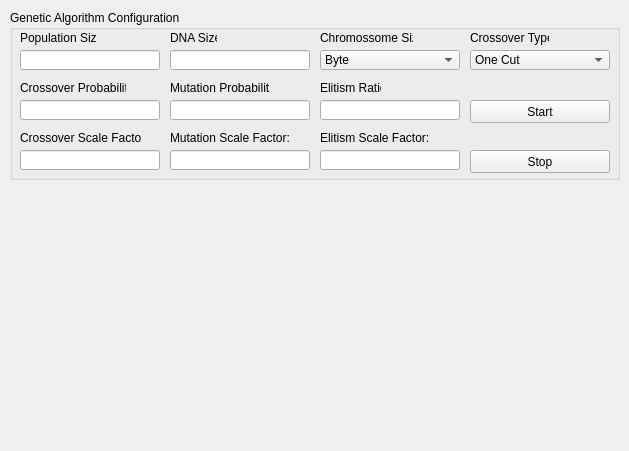
<?xml version="1.0" encoding="UTF-8"?>
<ui version="4.0">
 <class>MainWindow</class>
 <widget class="QMainWindow" name="MainWindow">
  <property name="geometry">
   <rect>
    <x>0</x>
    <y>0</y>
    <width>629</width>
    <height>451</height>
   </rect>
  </property>
  <property name="sizePolicy">
   <sizepolicy hsizetype="Preferred" vsizetype="Preferred">
    <horstretch>0</horstretch>
    <verstretch>0</verstretch>
   </sizepolicy>
  </property>
  <property name="windowTitle">
   <string>MainWindow</string>
  </property>
  <widget class="QWidget" name="centralWidget">
   <widget class="QGroupBox" name="groupBox">
    <property name="geometry">
     <rect>
      <x>10</x>
      <y>10</y>
      <width>610</width>
      <height>170</height>
     </rect>
    </property>
    <property name="title">
     <string>Genetic Algorithm Configuration</string>
    </property>
    <widget class="QLineEdit" name="edPopSize">
     <property name="geometry">
      <rect>
       <x>10</x>
       <y>40</y>
       <width>140</width>
       <height>20</height>
      </rect>
     </property>
    </widget>
    <widget class="QLabel" name="label">
     <property name="geometry">
      <rect>
       <x>10</x>
       <y>20</y>
       <width>76</width>
       <height>16</height>
      </rect>
     </property>
     <property name="text">
      <string>Population Size:</string>
     </property>
    </widget>
    <widget class="QLineEdit" name="edDNASize">
     <property name="geometry">
      <rect>
       <x>160</x>
       <y>40</y>
       <width>140</width>
       <height>20</height>
      </rect>
     </property>
    </widget>
    <widget class="QLabel" name="label_2">
     <property name="geometry">
      <rect>
       <x>160</x>
       <y>20</y>
       <width>47</width>
       <height>16</height>
      </rect>
     </property>
     <property name="text">
      <string>DNA Size:</string>
     </property>
    </widget>
    <widget class="QLineEdit" name="edCrossProb">
     <property name="geometry">
      <rect>
       <x>10</x>
       <y>90</y>
       <width>140</width>
       <height>20</height>
      </rect>
     </property>
    </widget>
    <widget class="QLineEdit" name="edMutProb">
     <property name="geometry">
      <rect>
       <x>160</x>
       <y>90</y>
       <width>140</width>
       <height>20</height>
      </rect>
     </property>
    </widget>
    <widget class="QLineEdit" name="edElitimsRatio">
     <property name="geometry">
      <rect>
       <x>310</x>
       <y>90</y>
       <width>140</width>
       <height>20</height>
      </rect>
     </property>
    </widget>
    <widget class="QLineEdit" name="edCrossScale">
     <property name="geometry">
      <rect>
       <x>10</x>
       <y>140</y>
       <width>140</width>
       <height>20</height>
      </rect>
     </property>
    </widget>
    <widget class="QLineEdit" name="edMutScale">
     <property name="geometry">
      <rect>
       <x>160</x>
       <y>140</y>
       <width>140</width>
       <height>20</height>
      </rect>
     </property>
    </widget>
    <widget class="QLineEdit" name="edElitimsScale">
     <property name="geometry">
      <rect>
       <x>310</x>
       <y>140</y>
       <width>140</width>
       <height>20</height>
      </rect>
     </property>
    </widget>
    <widget class="QComboBox" name="cbCromType">
     <property name="geometry">
      <rect>
       <x>310</x>
       <y>40</y>
       <width>140</width>
       <height>20</height>
      </rect>
     </property>
     <item>
      <property name="text">
       <string>Byte</string>
      </property>
     </item>
     <item>
      <property name="text">
       <string>Signed Int</string>
      </property>
     </item>
     <item>
      <property name="text">
       <string>Unsigned Int</string>
      </property>
     </item>
     <item>
      <property name="text">
       <string>Float</string>
      </property>
     </item>
     <item>
      <property name="text">
       <string>Double</string>
      </property>
     </item>
    </widget>
    <widget class="QComboBox" name="cbCrossType">
     <property name="geometry">
      <rect>
       <x>460</x>
       <y>40</y>
       <width>140</width>
       <height>20</height>
      </rect>
     </property>
     <item>
      <property name="text">
       <string>One Cut</string>
      </property>
     </item>
     <item>
      <property name="text">
       <string>Two Cut</string>
      </property>
     </item>
     <item>
      <property name="text">
       <string>Cut Splice</string>
      </property>
     </item>
    </widget>
    <widget class="QPushButton" name="btStart">
     <property name="geometry">
      <rect>
       <x>460</x>
       <y>90</y>
       <width>140</width>
       <height>23</height>
      </rect>
     </property>
     <property name="minimumSize">
      <size>
       <width>0</width>
       <height>0</height>
      </size>
     </property>
     <property name="text">
      <string>Start</string>
     </property>
    </widget>
    <widget class="QPushButton" name="btStop">
     <property name="geometry">
      <rect>
       <x>460</x>
       <y>140</y>
       <width>140</width>
       <height>23</height>
      </rect>
     </property>
     <property name="text">
      <string>Stop</string>
     </property>
    </widget>
    <widget class="QLabel" name="label_3">
     <property name="geometry">
      <rect>
       <x>310</x>
       <y>20</y>
       <width>93</width>
       <height>16</height>
      </rect>
     </property>
     <property name="text">
      <string>Chromossome Size:</string>
     </property>
    </widget>
    <widget class="QLabel" name="label_4">
     <property name="geometry">
      <rect>
       <x>460</x>
       <y>20</y>
       <width>79</width>
       <height>16</height>
      </rect>
     </property>
     <property name="text">
      <string>Crossover Type:</string>
     </property>
    </widget>
    <widget class="QLabel" name="label_5">
     <property name="geometry">
      <rect>
       <x>10</x>
       <y>70</y>
       <width>106</width>
       <height>16</height>
      </rect>
     </property>
     <property name="text">
      <string>Crossover Probability:</string>
     </property>
    </widget>
    <widget class="QLabel" name="label_6">
     <property name="geometry">
      <rect>
       <x>10</x>
       <y>120</y>
       <width>121</width>
       <height>16</height>
      </rect>
     </property>
     <property name="text">
      <string>Crossover Scale Factor:</string>
     </property>
    </widget>
    <widget class="QLabel" name="label_7">
     <property name="geometry">
      <rect>
       <x>160</x>
       <y>120</y>
       <width>121</width>
       <height>16</height>
      </rect>
     </property>
     <property name="text">
      <string>Mutation Scale Factor:</string>
     </property>
    </widget>
    <widget class="QLabel" name="label_8">
     <property name="geometry">
      <rect>
       <x>310</x>
       <y>120</y>
       <width>111</width>
       <height>16</height>
      </rect>
     </property>
     <property name="text">
      <string>Elitism Scale Factor:</string>
     </property>
    </widget>
    <widget class="QLabel" name="label_9">
     <property name="geometry">
      <rect>
       <x>160</x>
       <y>70</y>
       <width>99</width>
       <height>16</height>
      </rect>
     </property>
     <property name="text">
      <string>Mutation Probability:</string>
     </property>
    </widget>
    <widget class="QLabel" name="label_10">
     <property name="geometry">
      <rect>
       <x>310</x>
       <y>70</y>
       <width>61</width>
       <height>16</height>
      </rect>
     </property>
     <property name="text">
      <string>Elitism Ratio:</string>
     </property>
    </widget>
   </widget>
   <widget class="QCustomPlot" name="cpSpace" native="true">
    <property name="geometry">
     <rect>
      <x>10</x>
      <y>190</y>
      <width>611</width>
      <height>251</height>
     </rect>
    </property>
   </widget>
  </widget>
  <widget class="QMenuBar" name="menuBar">
   <property name="geometry">
    <rect>
     <x>0</x>
     <y>0</y>
     <width>629</width>
     <height>21</height>
    </rect>
   </property>
  </widget>
 </widget>
 <layoutdefault spacing="6" margin="11"/>
 <customwidgets>
  <customwidget>
   <class>QCustomPlot</class>
   <extends>QWidget</extends>
   <header>qcustomplot.h</header>
   <container>1</container>
  </customwidget>
 </customwidgets>
 <resources/>
 <connections/>
</ui>
